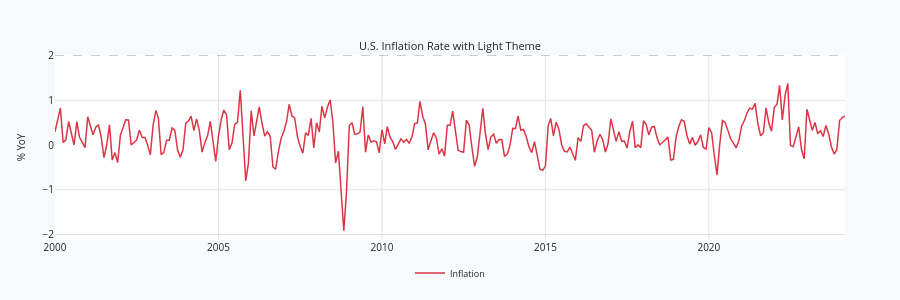

Write notebook code for a chart like this one.
### Markdown cell above
## 5. Custom Color Theme

You can customize the color scheme for different visual styles. Here's a light theme example.

### Code cell
# Custom light theme with real inflation data
light_colors = {
    'background': '#ffffff',
    'paper': '#f8f9fa',
    'grid': '#dee2e6',
    'text': '#212529',
    'spike': 'rgba(0, 0, 0, 0.3)',
    'crosshair': 'rgba(0, 0, 0, 0.3)',
    'zero_line': 'rgba(0, 0, 0, 0.2)',
}

chart = EconChart(
    Data(x=inf_dates, y=inf_values, name='Inflation', color='#dc3545'),
    title='U.S. Inflation Rate with Light Theme',
    y_label='% YoY',
    horizontal_line=2.0,  # Fed target
)
# Pass board options directly to show()
chart.show(height=400, colors=light_colors, show_recessions=False)

### Figure 1 — Plotly figure (JSON) as saved in the notebook; plotly's stock layout.template omitted (floating-point values rounded to 4 significant figures; data arrays with more than 128 entries replaced by an {"elided": "..."} marker saying what was removed)
{"data": [{"line": {"color": "#dc3545", "width": 1.5}, "name": "Inflation", "showlegend": true, "type": "scatter", "visible": true, "x": {"elided": "291 str values"}, "xaxis": "x", "y": {"elided": "291 float values"}, "yaxis": "y"}], "layout": {"annotations": [{"font": {"color": "#212529", "size": 11}, "showarrow": false, "text": "U.S. Inflation Rate with Light Theme", "x": 0.5, "xanchor": "center", "xref": "paper", "y": 1, "yanchor": "bottom", "yref": "paper"}], "font": {"color": "#212529", "size": 10}, "height": 300, "hoverlabel": {"bgcolor": "#f8f9fa", "font": {"color": "#212529", "size": 11}}, "hovermode": "x unified", "legend": {"bgcolor": "rgba(0,0,0,0)", "font": {"color": "#212529", "size": 9}, "orientation": "h", "x": 0.5, "xanchor": "center", "y": -0.1, "yanchor": "top"}, "margin": {"b": 35, "l": 55, "r": 55, "t": 55}, "paper_bgcolor": "#f8f9fa", "plot_bgcolor": "#ffffff", "shapes": [{"line": {"color": "rgba(0, 0, 0, 0.2)", "dash": "dash", "width": 1}, "type": "line", "x0": 0, "x1": 1, "xref": "x domain", "y0": 2, "y1": 2, "yref": "y"}], "xaxis": {"anchor": "y", "domain": [0, 1], "gridcolor": "#dee2e6", "range": ["2000-01-01T00:00:00", "2024-03-01T00:00:00"], "showspikes": true, "spikecolor": "rgba(255, 255, 255, 0.5)", "spikedash": "dot", "spikemode": "across", "spikesnap": "cursor", "spikethickness": 1}, "yaxis": {"anchor": "x", "domain": [0, 1], "gridcolor": "#dee2e6", "title": {"font": {"color": "#212529", "size": 10}, "text": "% YoY"}, "type": "linear"}}}
